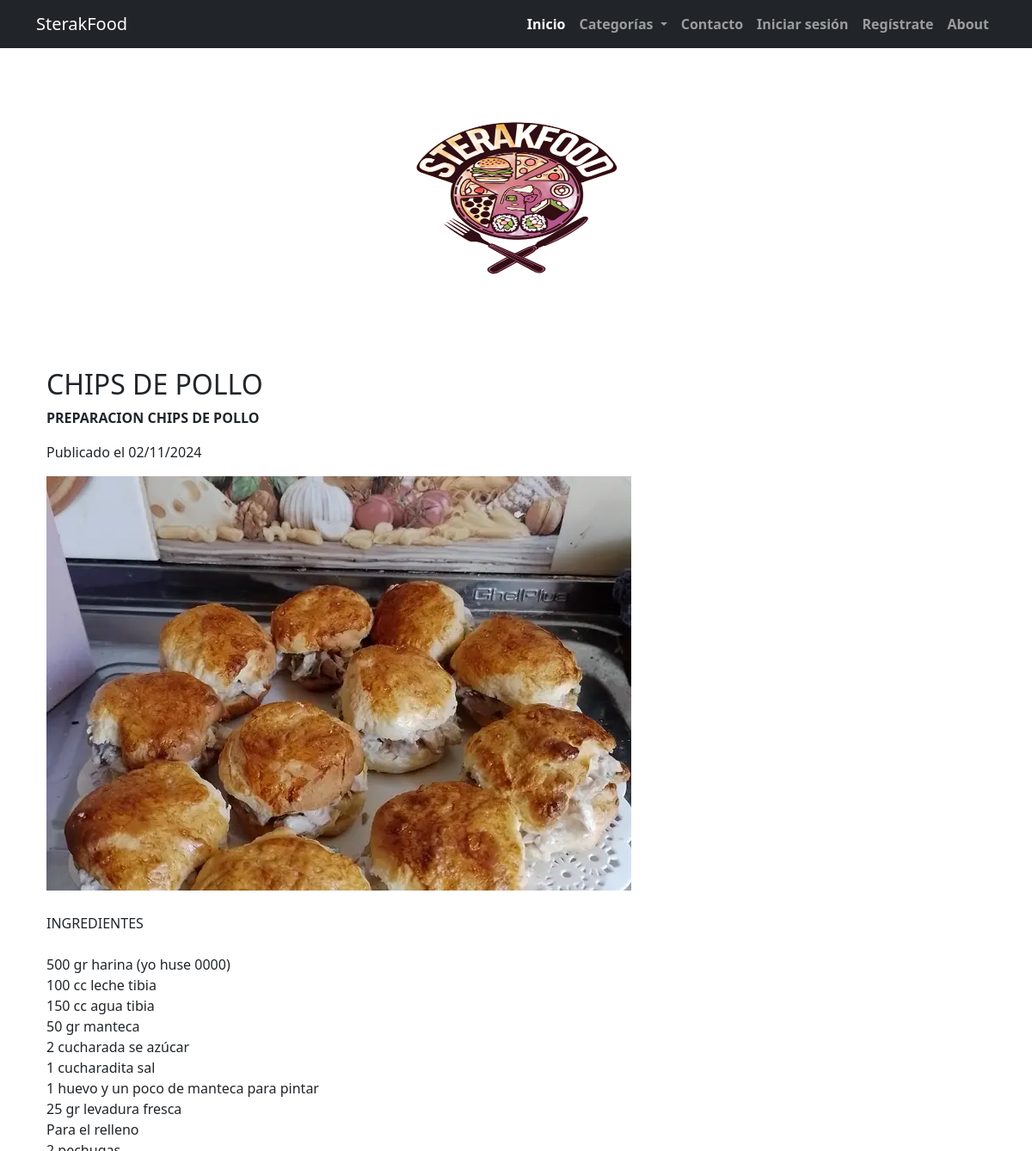
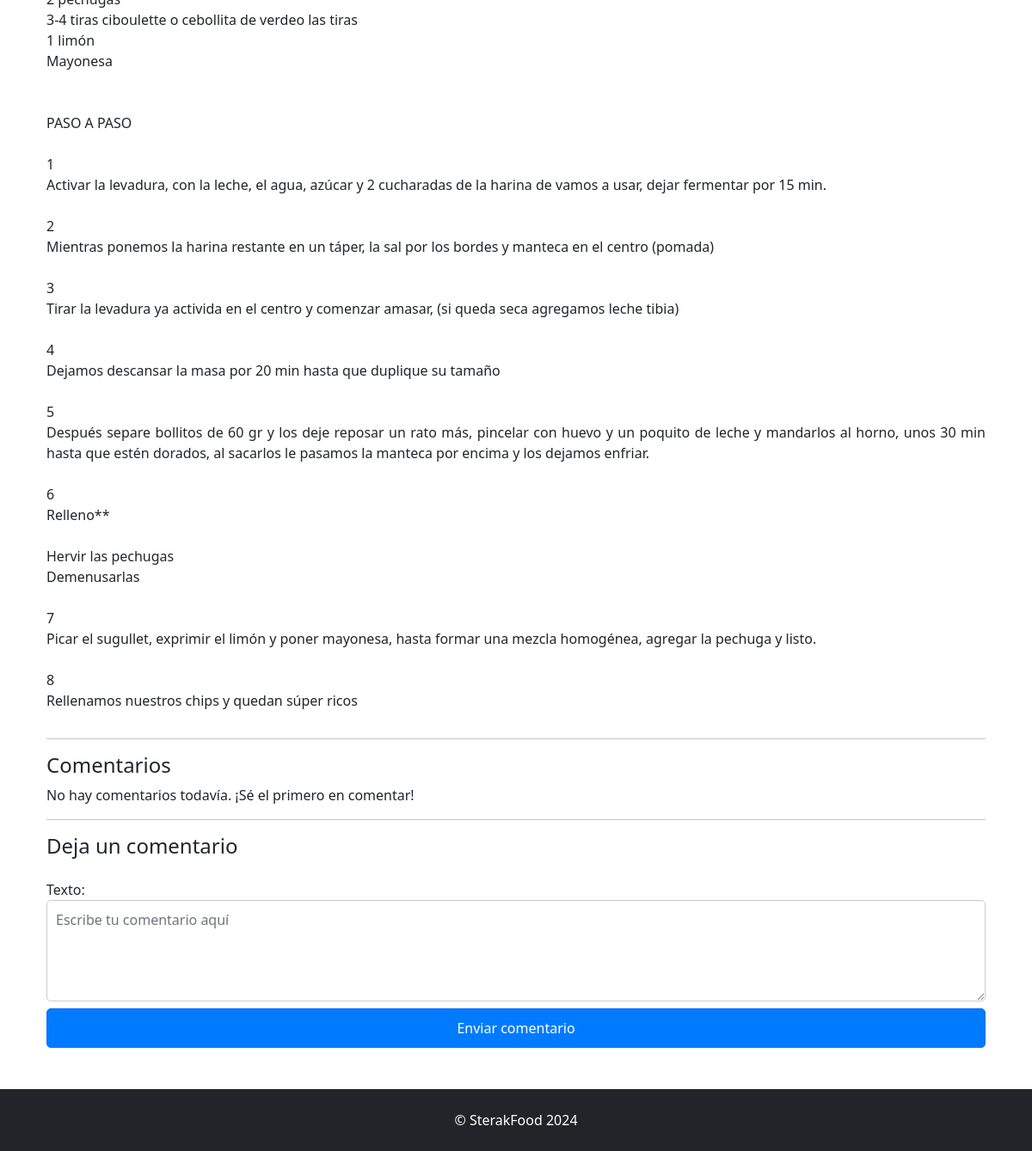
/blog/post/13/, run on an earlier commit of the app's database (2 pictures, top to bottom).
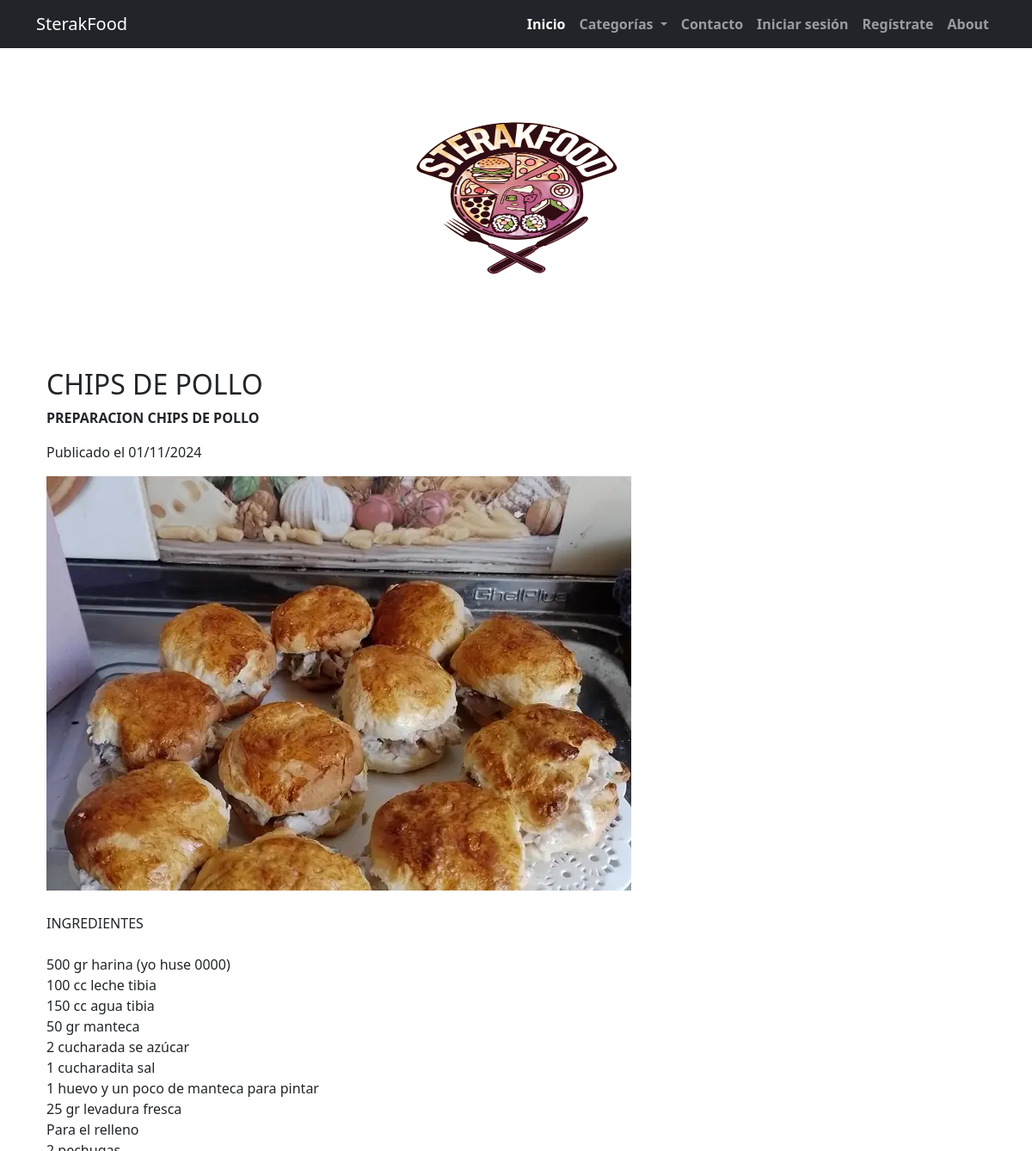
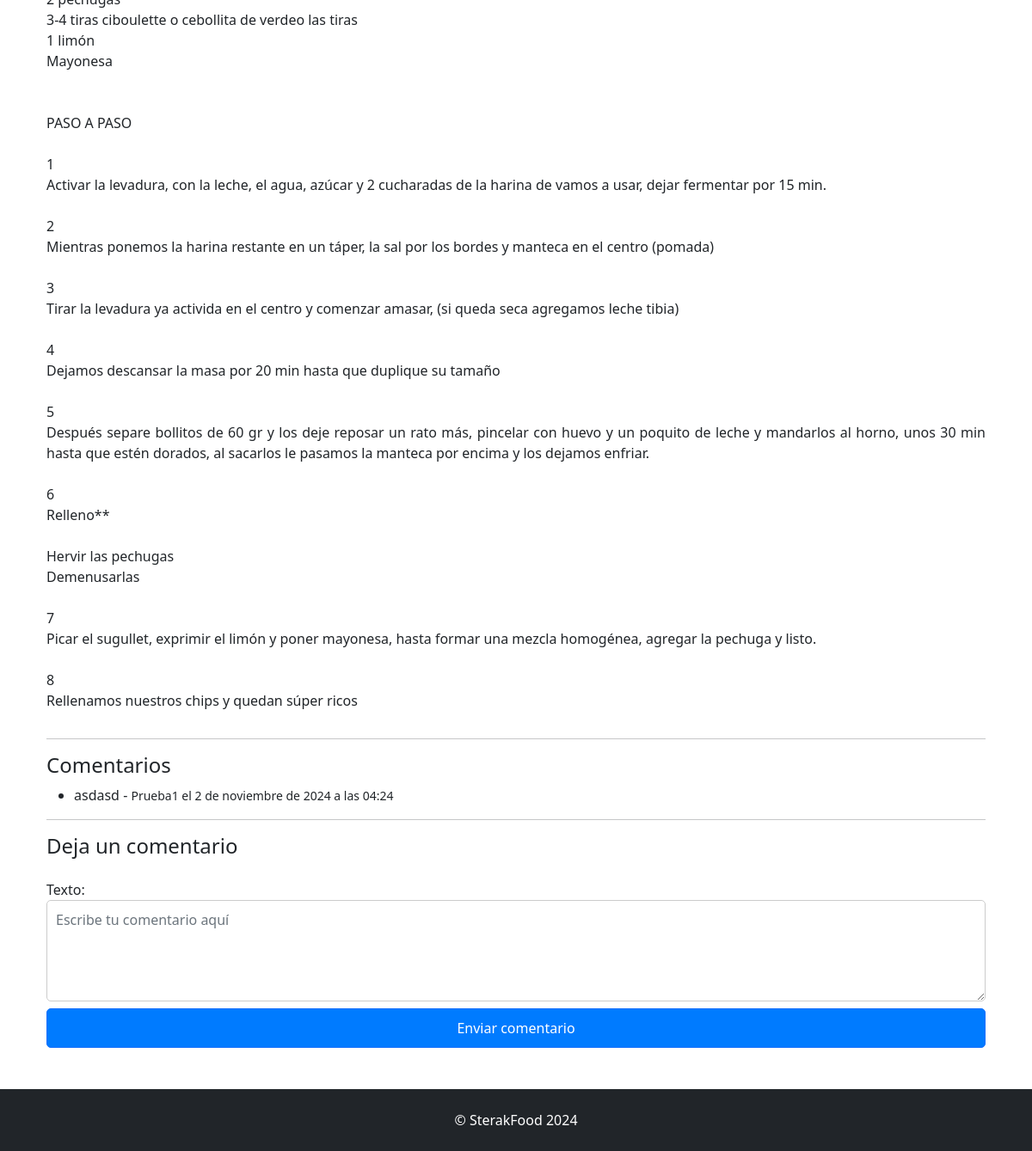
And on a later commit of the database (2 pictures, top to bottom).
### blog/models.py (models this page shows, shortened)
class Post(models.Model):
    titulo = models.CharField(max_length=200)
    subtitulo = models.CharField(max_length=200)
    descripcion = models.TextField()
    imagen = models.ImageField(upload_to='images/', blank=True, null=True)
    categoria = models.ForeignKey(Categoria, on_delete=models.CASCADE)
    autor = models.ForeignKey(User, on_delete=models.CASCADE)
    fecha_publicacion = models.DateTimeField(auto_now_add=True)

class Comentario(models.Model):
    texto = models.TextField()
    autor = models.ForeignKey(User, on_delete=models.CASCADE)
    post = models.ForeignKey('Post', on_delete=models.CASCADE)
    fecha = models.DateTimeField(auto_now_add=True)
    birth_date = models.DateField
    avatar = models.CharField(max_length=255, default='avatar_1.png', null=True, blank=True)

### blog/views.py (the view)
# urls.py: path('post/<int:pk>/', views.post_detail, name='post_detail'),
def post_detail(request, pk):
    post = get_object_or_404(Post, pk=pk)
    comentarios = Comentario.objects.filter(post=post)
    if request.method == "POST":
        comentario_form = ComentarioForm(request.POST)
        if comentario_form.is_valid():
            nuevo_comentario = comentario_form.save(commit=False)
            nuevo_comentario.post = post  # Asigna el post al comentario
            nuevo_comentario.autor = request.user  # Asigna el autor al comentario
            nuevo_comentario.save()
            return redirect('post_detail', pk=post.pk)
    else:
        comentario_form = ComentarioForm()
    return render(request, 'blog/post_detail.html', {
        'post': post,
        'comentarios': comentarios,
        'comentario_form': comentario_form
    })

### blog/forms.py
class ComentarioForm(forms.ModelForm):
    class Meta:
        model = Comentario
        fields = ['texto']

### blog/views.py (called while the page is built)
def categorias_context(request):
    categorias = Categoria.objects.all()
    return {'categorias': categorias}

### blog/templates/blog/post_detail.html (shortened to what this page needs)
{% extends 'blog/base.html' %}
{% block content %}
<div class="container mt-5">
    <h2>{{ post.titulo }}</h2>
    <p><strong>{{ post.subtitulo }}</strong></p>
    <p>Publicado el {{ post.fecha_publicacion|date:"d/m/Y" }}</p>
    {% if post.imagen %}
        <img src="{{ post.imagen.url }}" alt="Imagen del post" class="img-fluid mb-3">
    {% else %}
        <p>No hay imagen para este post.</p>
    {% endif %}
    <p class="ingredientes-texto">{{ post.descripcion }}</p>
    <hr>
    <h4>Comentarios</h4>
    {% if comentarios %}
        <ul>
            {% for comentario in comentarios %}
                <li>{{ comentario.texto }} - <small>{{ comentario.autor }} el {{ comentario.fecha }}</small></li>
            {% endfor %}
        </ul>
    {% else %}
        <p>No hay comentarios todavía. ¡Sé el primero en comentar!</p>
    {% endif %}
    <hr>
    <h4>Deja un comentario</h4>
    <form method="post" class="mt-4">
        <div class="form-group">
            <label for="texto">Texto:</label>
            <textarea id="texto" name="texto" rows="4" class="form-control" placeholder="Escribe tu comentario aquí"></textarea>
        </div>
        <button type="submit" class="btn btn-primary btn-sm mt-2">Enviar comentario</button>
    </form>
</div>
{% endblock %}

What changed in the data, as far as the page shows it:
changed Post "CHIPS DE POLLO": fecha_publicacion "02/11/2024" → "01/11/2024"
added Comentario: texto "asdasd", autor "Prueba1", fecha "2 de noviembre de 2024 a las 04:24"
Also different on the page:
text no longer shown: "No hay comentarios todavía. ¡Sé el primero en comentar!"
